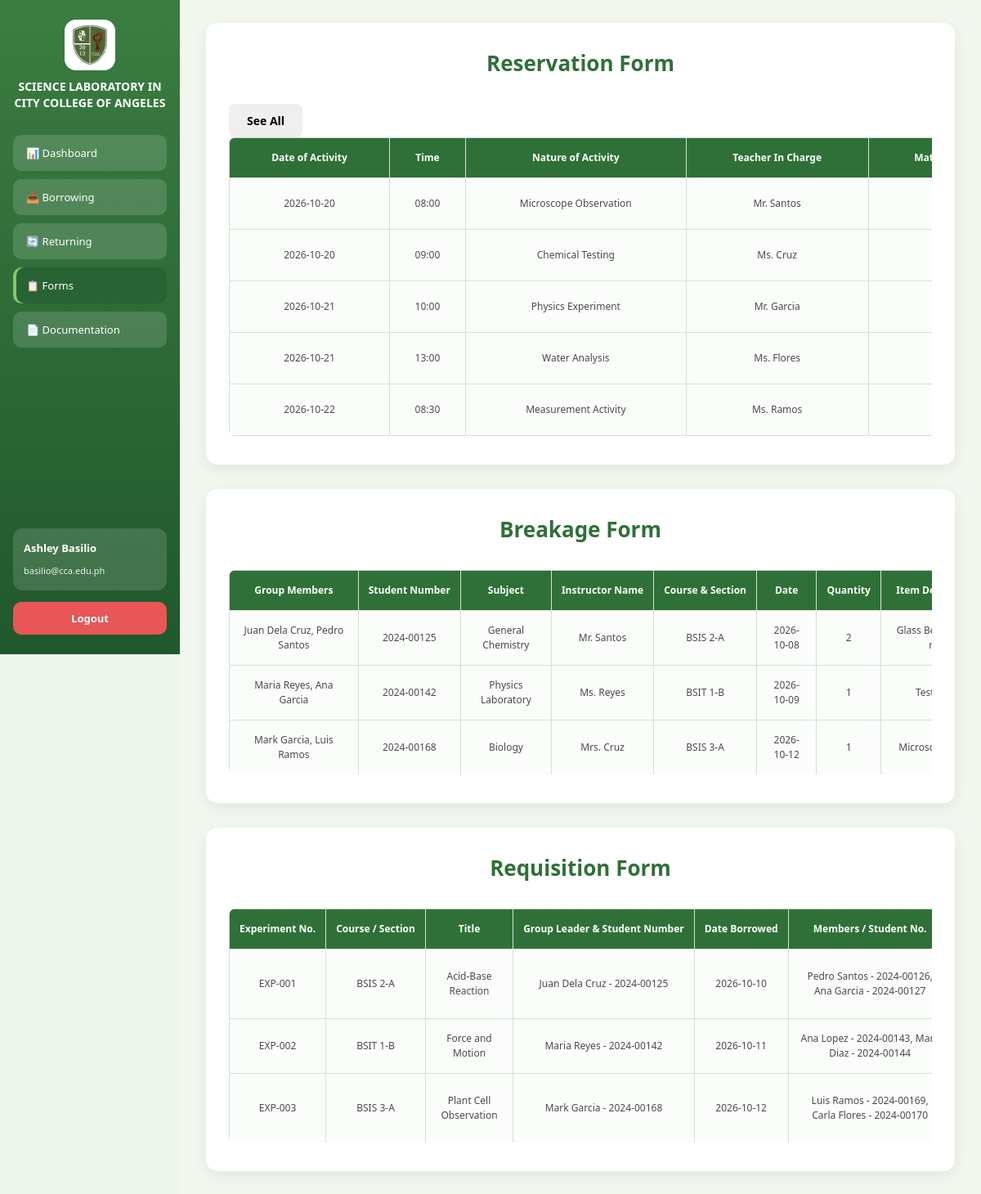
Page /broken (signed in) on the earlier database version.
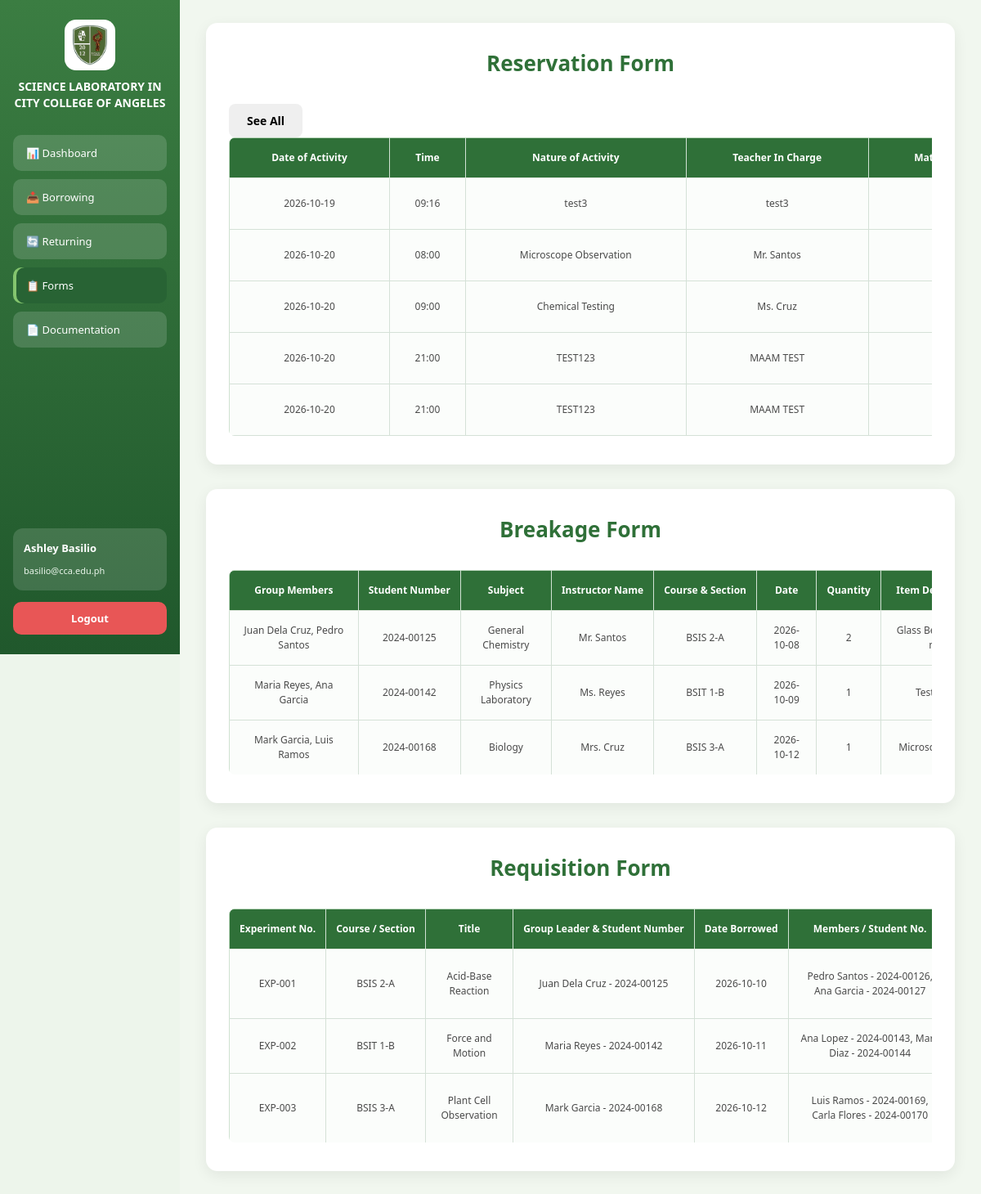
Same page on the later database version.
### tables this page shows
CREATE TABLE "Reservation" (
"reservationID" INTEGER NOT NULL,
 "SchoolID" TEXT NOT NULL,
 "ItemID" INTEGER NOT NULL,
 "activity" TEXT NULL,
 "objective" TEXT NULL,
 "teacher" TEXT NOT NULL,
 "dateFiled" TEXT,
 "dateOfUse" TEXT,
 "ApprovedBy" TEXT NOT NULL, `time` TEXT, yearAndSection, `numberOfStudent` TEXT,	
 FOREIGN KEY("ItemID") REFERENCES "Items"("ItemID"),
FOREIGN KEY("SchoolID") REFERENCES "Borrower"("SchoolID")
 PRIMARY KEY("reservationID")
);

### app.py (the view)
@app.route('/broken')
@isLogin
def broken():
    conn = sqlite3.connect(DB_PATH, timeout=5)
    conn.row_factory = sqlite3.Row
    cursor = conn.cursor()
    cursor.execute("""
    SELECT *
    FROM Reservation
    ORDER BY dateOfUse ASC, Time ASC;
""")
    rows = cursor.fetchall()
    conn.close()
    datas = []
    for row in rows:
        datas.append({
            "reservationID": row[0],
            "SchoolID": row[1],
            "ItemID": row[2],
            "activity": row[3],
            "objective": row[4],
            "teacher": row[5],
            "dateFiled" : row[6],
            "dateOfUse" : row [7],
            "ApprovedBy": row [8],
            "time": row[9],
            "yearAndSection":row[10],
            "numberOfStudent":row[11],
        })
    return render_template('broken.html', data=datas)

### app.py (called while the page is built)
def isLogin(func):
    @wraps(func)
    def wrapper(*args, **kwargs):
        if 'username' not in session:
            return render_template('login.html')
        return func(*args, **kwargs)
    return wrapper

### templates/broken.html (shortened to what this page needs)
<!DOCTYPE html>
<html>
<head>
    <link rel="stylesheet" href="{{ url_for('static', filename='dashboard.css') }}">
</head>
<body>
<div class="container">
<div class="sidebar">
    <div class="logo-header">
         <img src="{{ url_for('static', filename='images/logo.png') }}" class="logo">
        <h2 class="title">SCIENCE LABORATORY IN CITY COLLEGE OF ANGELES</h2>
    </div>
    <button class="menu-btn" onclick="location.href='dashboard'">📊 Dashboard</button>
    <button class="menu-btn" onclick="location.href='borrow'">📥 Borrowing</button>
    <button class="menu-btn" onclick="location.href='returning'">🔄 Returning</button>
    <button class="menu-btn active" onclick="location.href='broken'">📋 Forms</button>
    <button class="menu-btn" onclick="location.href='documentation'">📄 Documentation</button>
    <div class="user-box">
        <p class="name">Ashley Basilio</p>
        <small>basilio@cca.edu.ph</small>
    </div>
    <button class="logout-btn" onclick="logout()">Logout</button>
</div>
<div class="main">
<div class="table-container">
    <h2 class="table-title">Reservation Form</h2>
    <div class="table-wrapper">
        <button id="seeAllBtn"
                onclick="seeAll('tableReservation', 'seeAllBtn', 5)">
        </button>
        <table class="records-table" id="tableReservation">
            <thead>
                <tr>
                    <th>Date of Activity</th>
                    <th>Time</th>
                    <th>Nature of Activity</th>
                    <th>Teacher In Charge</th>
                    <th>Materials Needed</th>
                </tr>
            </thead>
            <tbody>
                {% for row in data %}
                <tr class="data-row">
                    <td>{{ row["dateOfUse"] }}</td>
                    <td>{{ row["time"] }}</td>
                    <td>{{ row["activity"] }}</td>
                    <td>{{ row["teacher"] }}</td>
                    <td>{{ row["ItemID"] }}</td>
                </tr>
                {% endfor %}
            </tbody>
        </table>
    </div>
</div>
    <div class="table-container">
        <h2 class="table-title">Breakage Form</h2>
        <div class="table-wrapper">
            <table class="records-table">
                <thead>
                    <tr>
                        <th>Group Members</th>
                        <th>Student Number</th>
                        <th>Subject</th>
                        <th>Instructor Name</th>
                        <th>Course &amp; Section</th>
                        <th>Date</th>
                        <th>Quantity</th>
                        <th>Item Description</th>
                    </tr>
                </thead>
                <tbody>
                    <tr>
                        <td>Juan Dela Cruz, Pedro Santos</td>
                        <td>2024-00125</td>
                        <td>General Chemistry</td>
                        <td>Mr. Santos</td>
                        <td>BSIS 2-A</td>
                        <td>2026-10-08</td>
                        <td>2</td>
                        <td>Glass Beaker (250 mL)</td>
                    </tr>
                    <tr>
                        <td>Maria Reyes, Ana Garcia</td>
                        <td>2024-00142</td>
                        <td>Physics Laboratory</td>
                        <td>Ms. Reyes</td>
                        <td>BSIT 1-B</td>
                        <td>2026-10-09</td>
                        <td>1</td>
                        <td>Test Tube</td>
                    </tr>
                    <tr>
                        <td>Mark Garcia, Luis Ramos</td>
                        <td>2024-00168</td>
                        <td>Biology</td>
                        <td>Mrs. Cruz</td>
                        <td>BSIS 3-A</td>
                        <td>2026-10-12</td>
                        <td>1</td>
                        <td>Microscope Slide</td>
                    </tr>
                </tbody>
            </table>
        </div>
    </div>
    <div class="table-container">
        <h2 class="table-title">Requisition Form</h2>
        <div class="table-wrapper">
            <table class="records-table">
                <thead>
                    <tr>
                        <th>Experiment No.</th>
                        <th>Course / Section</th>
                        <th>Title</th>
                        <th>Group Leader &amp; Student Number</th>
                        <th>Date Borrowed</th>
                        <th>Members / Student No.</th>
                    </tr>
                </thead>
                <tbody>
                    <tr>
                        <td>EXP-001</td>
                        <td>BSIS 2-A</td>
                        <td>Acid-Base Reaction</td>
                        <td>Juan Dela Cruz - 2024-00125</td>
                        <td>2026-10-10</td>
                        <td>Pedro Santos - 2024-00126, Ana Garcia - 2024-00127</td>
                    </tr>
                    <tr>
                        <td>EXP-002</td>
                        <td>BSIT 1-B</td>
                        <td>Force and Motion</td>
                        <td>Maria Reyes - 2024-00142</td>
                        <td>2026-10-11</td>
                        <td>Ana Lopez - 2024-00143, Mark Diaz - 2024-00144</td>
                    </tr>
                    <tr>
                        <td>EXP-003</td>
                        <td>BSIS 3-A</td>
                        <td>Plant Cell Observation</td>
                        <td>Mark Garcia - 2024-00168</td>
                        <td>2026-10-12</td>
                        <td>Luis Ramos - 2024-00169, Carla Flores - 2024-00170</td>
                    </tr>
                </tbody>
            </table>
        </div>
    </div>
</div>
</body>
</html>

Differences in the rows shown:
no longer on this page (row unchanged): Reservation: dateOfUse "2026-10-21", time "10:00", activity "Physics Experiment", teacher "Mr. Garcia"
no longer on this page (row unchanged): Reservation: dateOfUse "2026-10-21", time "13:00", activity "Water Analysis", teacher "Ms. Flores"
no longer on this page (row unchanged): Reservation: dateOfUse "2026-10-22", time "08:30", activity "Measurement Activity", teacher "Ms. Ramos"
added Reservation: dateOfUse "2026-10-19", time "09:16", activity "test3", teacher "test3"
added Reservation: dateOfUse "2026-10-20", time "21:00", activity "TEST123", teacher "MAAM TEST"
added Reservation: dateOfUse "2026-10-20", time "21:00", activity "TEST123", teacher "MAAM TEST"
